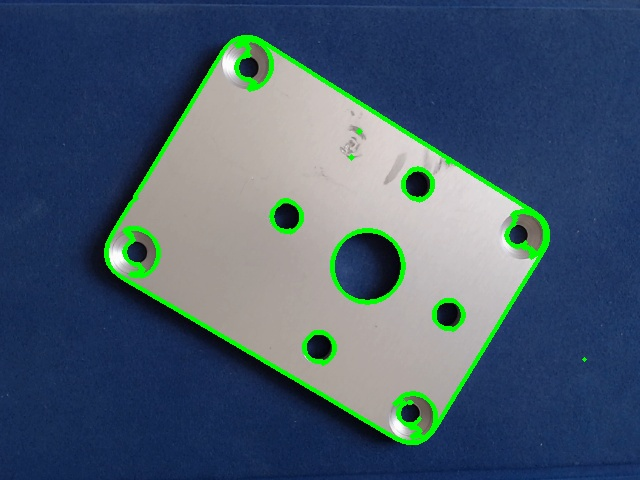
#> input picture opencv/capture/image_10_gray.jpg, 640 x 480 px
$ python SURF_Contours.py   (older library calls are emulated)
#> lines starting #> are read from the running program, lines starting #| are printed output that depends on the picture; after the words box and inside, x2 and y2 are one past the last pixel; in counts of white or black regions, pixels touching at a corner belong together
import numpy as np
import cv2
from matplotlib import pyplot as plt

img1 = cv2.imread("capture/image_10_gray.jpg")  # queryImage
#> img1 is the input picture: shape (480, 640, 3); mean B, G, R 107.9, 90.4, 69.8
img2 = cv2.imread("one_pic/grayImage.jpg")  # trainImage
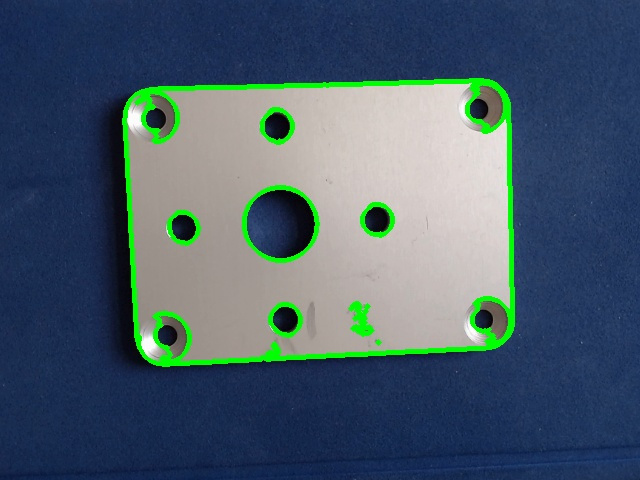
#> input picture opencv/one_pic/grayImage.jpg, 640 x 480 px
#> img2 is the input picture: shape (480, 640, 3); mean B, G, R 104.6, 91.5, 71.4
imgGray1 = cv2.cvtColor(img1, cv2.COLOR_BGR2GRAY)
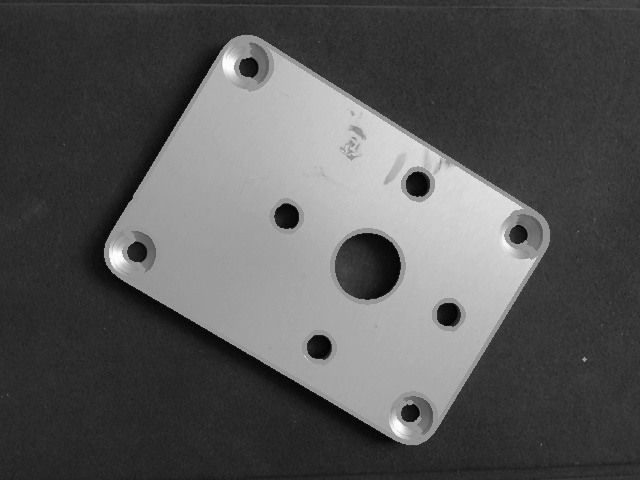
#> imgGray1: shape (480, 640); min 0, max 254, mean 86.3
ret, thresh = cv2.threshold(imgGray1, 150, 255, 0)
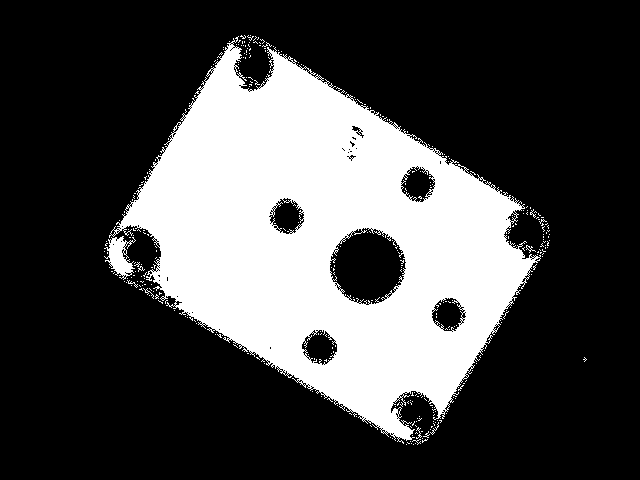
#> thresh: shape (480, 640); 28.5% white; 329 white regions (322 under 20 px)
_, contours, _ = cv2.findContours(thresh, cv2.RETR_TREE, cv2.CHAIN_APPROX_SIMPLE)
#> contours = 873 contours, 858 with area under 20; largest, box (x1, y1, x2, y2) and area: (109, 36, 541, 444) 92530, (329, 227, 407, 306) 4314, (301, 329, 338, 366) 880, (400, 166, 436, 203) 850, (268, 198, 305, 235) 818
# print("The number of contours are: " + str(len(contours)))
contours_img = cv2.drawContours(img1, contours, -1, (0, 255, 0), 3)
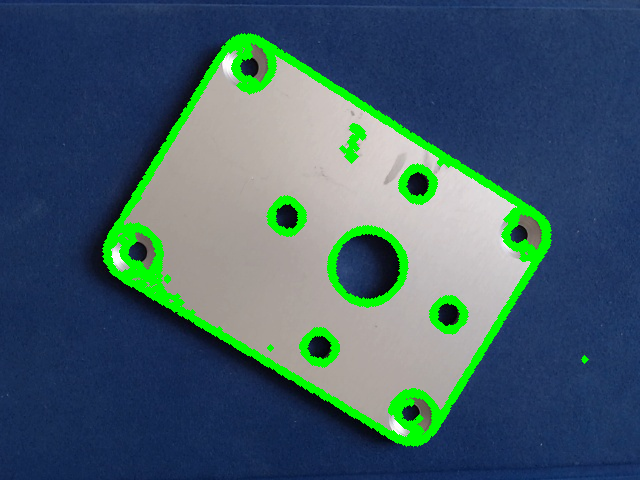
#> contours_img: shape (480, 640, 3); mean B, G, R 103.3, 94.3, 65.3
imgGray2 = cv2.cvtColor(img2, cv2.COLOR_BGR2GRAY)
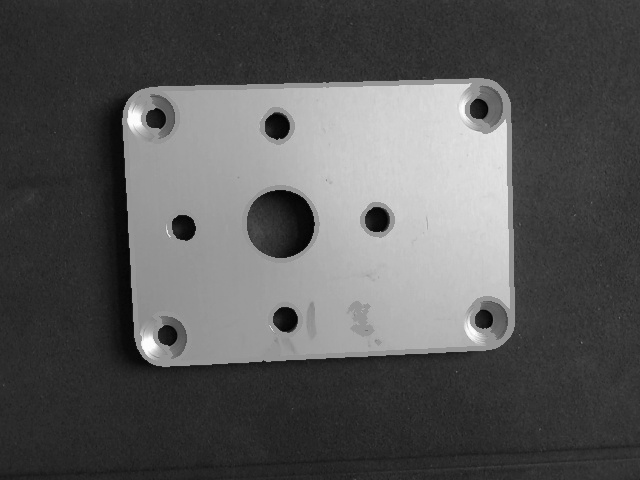
#> imgGray2: shape (480, 640); min 1, max 255, mean 87
ret2, thresh2 = cv2.threshold(imgGray2, 150, 255, 0)
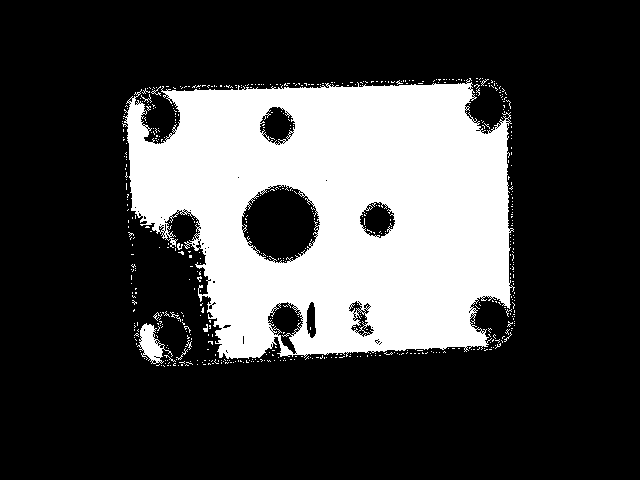
#> thresh2: shape (480, 640); 26.1% white; 553 white regions (543 under 20 px)
_, contours2, _ = cv2.findContours(thresh2, cv2.RETR_TREE, cv2.CHAIN_APPROX_SIMPLE)
#> contours2 = 883 contours, 866 with area under 20; largest, box (x1, y1, x2, y2) and area: (122, 78, 515, 359) 84634, (241, 184, 321, 264) 4558, (267, 301, 304, 355) 990, (259, 106, 296, 145) 932, (359, 201, 396, 239) 913
contours_img2 = cv2.drawContours(img2, contours2, -1, (0, 255, 0), 3)
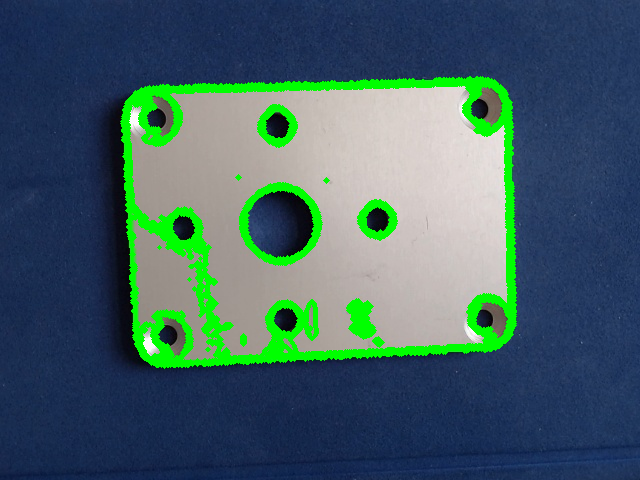
#> contours_img2: shape (480, 640, 3); mean B, G, R 98.9, 96.1, 65.5
# Initiate SIFT detector
#> (the run stopped early here; a loop or call above may not have finished)
